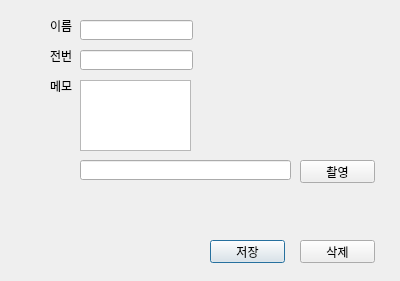
<?xml version="1.0" encoding="UTF-8"?>
<ui version="4.0">
 <class>Dialog</class>
 <widget class="QDialog" name="Dialog">
  <property name="geometry">
   <rect>
    <x>0</x>
    <y>0</y>
    <width>400</width>
    <height>281</height>
   </rect>
  </property>
  <property name="windowTitle">
   <string>GUI 프로그램 만들기</string>
  </property>
  <widget class="QLabel" name="name">
   <property name="geometry">
    <rect>
     <x>50</x>
     <y>20</y>
     <width>56</width>
     <height>12</height>
    </rect>
   </property>
   <property name="text">
    <string>이름</string>
   </property>
  </widget>
  <widget class="QLabel" name="tel">
   <property name="geometry">
    <rect>
     <x>50</x>
     <y>50</y>
     <width>56</width>
     <height>12</height>
    </rect>
   </property>
   <property name="text">
    <string>전번</string>
   </property>
  </widget>
  <widget class="QLineEdit" name="lineEdit_name">
   <property name="geometry">
    <rect>
     <x>80</x>
     <y>20</y>
     <width>113</width>
     <height>20</height>
    </rect>
   </property>
  </widget>
  <widget class="QLineEdit" name="lineEdit_tel">
   <property name="geometry">
    <rect>
     <x>80</x>
     <y>50</y>
     <width>113</width>
     <height>20</height>
    </rect>
   </property>
  </widget>
  <widget class="QLabel" name="memo">
   <property name="geometry">
    <rect>
     <x>50</x>
     <y>80</y>
     <width>56</width>
     <height>12</height>
    </rect>
   </property>
   <property name="text">
    <string>메모</string>
   </property>
  </widget>
  <widget class="QPushButton" name="btnSave">
   <property name="geometry">
    <rect>
     <x>210</x>
     <y>240</y>
     <width>75</width>
     <height>23</height>
    </rect>
   </property>
   <property name="text">
    <string>저장</string>
   </property>
  </widget>
  <widget class="QPushButton" name="btnDel">
   <property name="geometry">
    <rect>
     <x>300</x>
     <y>240</y>
     <width>75</width>
     <height>23</height>
    </rect>
   </property>
   <property name="text">
    <string>삭제</string>
   </property>
  </widget>
  <widget class="QLabel" name="logo">
   <property name="geometry">
    <rect>
     <x>200</x>
     <y>20</y>
     <width>181</width>
     <height>131</height>
    </rect>
   </property>
   <property name="text">
    <string/>
   </property>
   <property name="pixmap">
    <pixmap>../../../Users/Administrator/Desktop/나사렛대학교 로고.png</pixmap>
   </property>
   <property name="scaledContents">
    <bool>true</bool>
   </property>
  </widget>
  <widget class="QTextEdit" name="textEdit_memo">
   <property name="geometry">
    <rect>
     <x>80</x>
     <y>80</y>
     <width>111</width>
     <height>71</height>
    </rect>
   </property>
  </widget>
  <widget class="QPushButton" name="btnPhoto">
   <property name="geometry">
    <rect>
     <x>300</x>
     <y>160</y>
     <width>75</width>
     <height>23</height>
    </rect>
   </property>
   <property name="text">
    <string>촬영</string>
   </property>
  </widget>
  <widget class="QLineEdit" name="lineEdit_photo">
   <property name="geometry">
    <rect>
     <x>80</x>
     <y>160</y>
     <width>211</width>
     <height>20</height>
    </rect>
   </property>
  </widget>
 </widget>
 <resources/>
 <connections/>
</ui>
